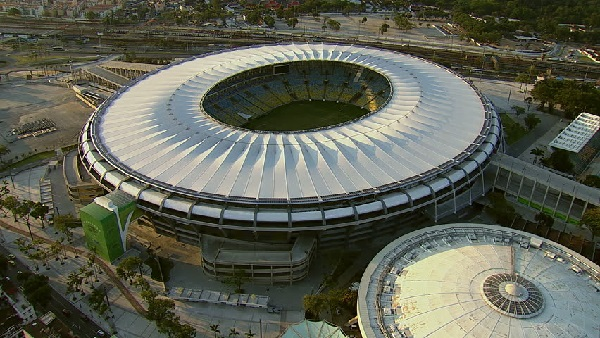
#> input picture python_examples/ellipse/ellipse_in_real_image/images/stadium.jpg, 600 x 338 px
$ python ellipse_in_image.py
#> lines starting #> are read from the running program, lines starting #| are printed output that depends on the picture; after the words box and inside, x2 and y2 are one past the last pixel; in counts of white or black regions, pixels touching at a corner belong together
#!/usr/bin/env python

import ctypes
import cv2
import numpy as np
from random import shuffle
import convertEllipse
import platform

LIB_FOLDER = '../../../cpp/bin'
LIB_NAME   = 'ellipse'
if platform.system() == 'Windows':
    LIB_EXTENSION = 'dll'
else:
    LIB_EXTENSION = 'so'

###### INPUT DATA ##########
filename = "stadium"

trial = 5000
test = 3
maxDisplayStructure = 4
########################

class Structure(ctypes.Structure):
    _fields_=[("StructureStrength", ctypes.c_double),
                    ("StructureSize", ctypes.c_size_t),
                    ("StructureScale", ctypes.c_double),
                    ("StructureIndex", ctypes.POINTER(ctypes.c_size_t)),
                    ("StructureTLS", ctypes.POINTER(ctypes.c_double))]

def input_Gen():
    input_data_list = []

    f = open(filename + '.txt')
#> (reads python_examples/ellipse/ellipse_in_real_image/stadium.txt from the repository)
    for line in f:
        x, y = line.split()
        x = float(x)
        y = float(y)
        input_data_list.append([x, y])

    #Shuffle input data
    shuffle(input_data_list)
    return input_data_list

input_data = input_Gen()
print ("total input: ", len(input_data))


def run(iteration):
#> called with iteration = 0
    img = cv2.imread('images/' + filename + '.jpg')
#> img is the input picture: shape (338, 600, 3); mean B, G, R 84.1, 97.2, 94.4
    h, w = img.shape[:2]
#> h = 338; w = 600
    img_edge = np.zeros((h, w), np.uint8)
    for (mx, my) in input_data:
        cv2.circle(img_edge, (int(mx), int(my)),
                       1, (255,255,255), -1)
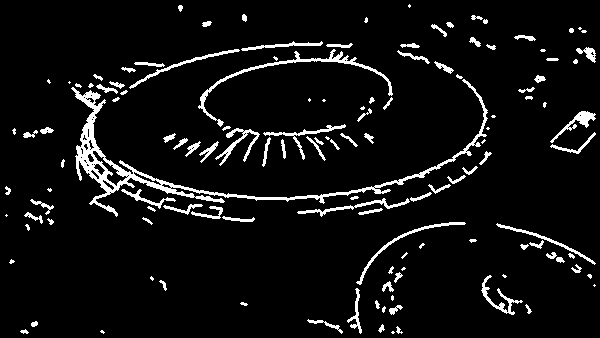
#> img_edge: shape (338, 600); 6.4% white; 131 white regions (36 under 20 px), largest, box (x1, y1, x2, y2) and area: (71, 79, 488, 217) 3758, (198, 49, 393, 127) 927, (356, 222, 466, 285) 394
    cv2.imshow('edge', img_edge)
    cv2.waitKey()
    cv2.destroyAllWindows()

    #Ctypes
#> (the run stopped early here; a loop or call above may not have finished)
